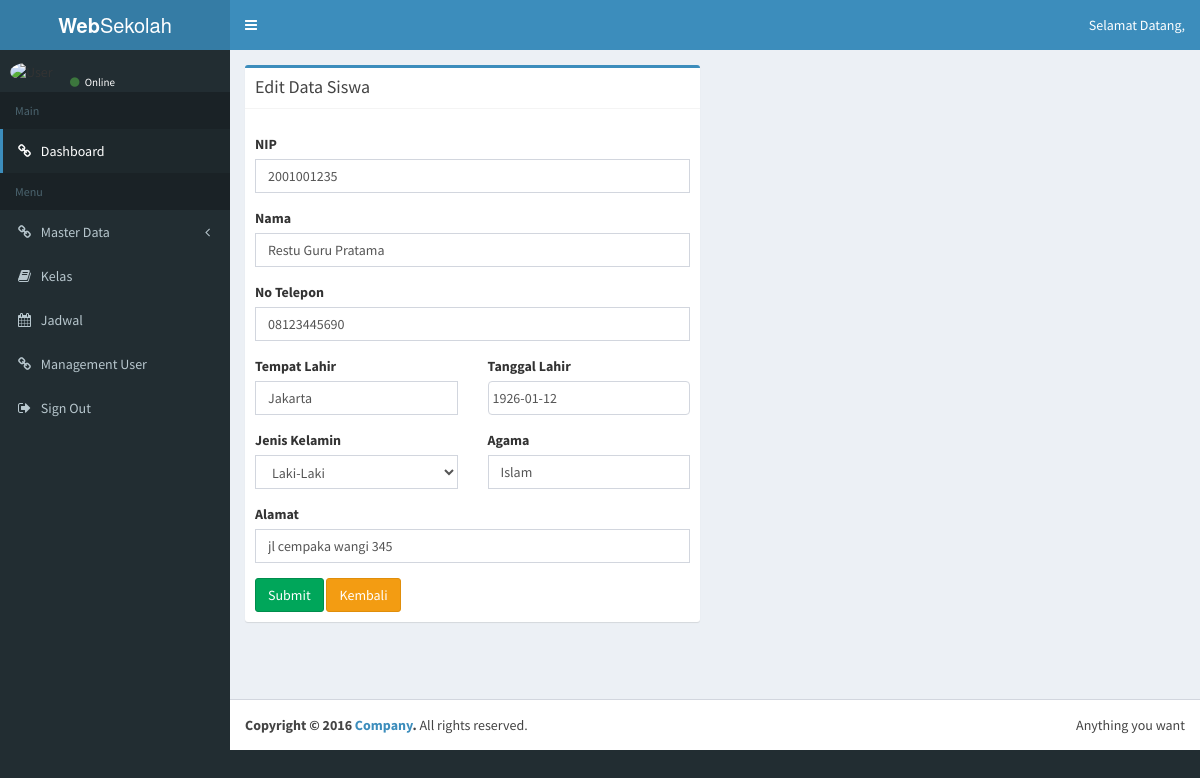
Screenshot of /admin/guru/editguru/1 with the database file from the repository.
### tables this page shows
CREATE TABLE `tb_guru` (
  `id_guru` int(11) NOT NULL,
  `nip` varchar(16) NOT NULL,
  `nama` varchar(128) NOT NULL,
  `no_telp` varchar(16) NOT NULL,
  `jenis_kelamin` varchar(16) NOT NULL,
  `agama` varchar(16) NOT NULL,
  `tempat_lahir` varchar(64) NOT NULL,
  `tanggal_lahir` date NOT NULL,
  `alamat` varchar(128) NOT NULL,
  `status` varchar(16) NOT NULL,
  `password` varchar(128) NOT NULL,
  `image` varchar(128) NOT NULL,
  `id_role` int(11) NOT NULL,
  `date_added` datetime NOT NULL
);

### application/controllers/admin/guru.php (called while the page is built, shortened)
<?php
class Guru extends CI_Controller
{
	public function __construct()
	{
		$this->load->model('Model_guru');
	}
	public function editguru($id)
	{
		$data['user'] = $this->db->get_where('tb_user', ['username' => $this->session->userdata('username')])->row_array();
		$this->form_validation->set_rules('nip', 'NIP', 'required|trim');
		$this->form_validation->set_rules('nama', 'Nama', 'required|trim');
		$this->form_validation->set_rules('no_telp', 'No Telepon', 'required|trim');
		$this->form_validation->set_rules('tempat_lahir', 'Tempat Lahir', 'required|trim');
		$this->form_validation->set_rules('tanggal_lahir', 'Tanggal Lahir', 'required|trim');
		$this->form_validation->set_rules('jenis_kelamin', 'Jenis Kelamin', 'required|trim');
		$this->form_validation->set_rules('agama', 'Agama', 'required|trim');
		$this->form_validation->set_rules('alamat', 'Alamat', 'required|trim');
		if($this->form_validation->run() == false)
		{
			$data['title'] = 'Edit Guru';
			$where = array('id_guru' => $id);
			$data['dataguru'] = $this->Model_guru->getby_id($where, 'tb_guru');
			$this->load->view('admin/layout/header', $data);
			$this->load->view('admin/layout/topbar', $data);
			$this->load->view('admin/layout/sidebar', $data);
			$this->load->view('admin/guru/edit_guru', $data);
			$this->load->view('admin/layout/footer', $data);
		}
	}
}

### index.php (called while the page is built, shortened)
<?php
require_once BASEPATH.'core/CodeIgniter.php';

### application/models/Model_guru.php (called while the page is built, shortened)
<?php
class Model_guru extends CI_Model
{
	public function getby_id($where)
	{
		return $this->db->get_where('tb_guru', $where)->result_array();
	}
}

### application/views/admin/guru/edit_guru.php (the view, shortened to what this page needs)
<div class="content-wrapper">
  <section class="content">
    <div class="row">
      <div class="col-md-6">
        <div class="box box-primary">
          <div class="box-header with-border">
            <h3 class="box-title">Edit Data Siswa</h3>
          </div>
          <div class="box-body">
            <?php foreach($dataguru as $guru) { ?>
              <form action="" method="post">
                <div class="form-group">
                  <label>NIP</label>
                  <input type="text" name="nip" id="nip" class="form-control" value="<?= $guru['nip']; ?>">
                </div>
                <div class="form-group">
                  <label>Nama</label>
                  <input type="text" name="nama" id="nama" class="form-control" value="<?= $guru['nama']; ?>">
                </div>
                <div class="form-group">
                  <label>No Telepon</label>
                  <input type="text" name="no_telp" id="no_telp" class="form-control" value="<?= $guru['no_telp']; ?>">
                </div>
                <div class="row">
                  <div class="form-group col-md-6">
                    <label>Tempat Lahir</label>
                    <input type="text" name="tempat_lahir" id="tempat_lahir" class="form-control" value="<?= $guru['tempat_lahir']; ?>">
                  </div>
                  <div class="form-group col-md-6">
                    <label>Tanggal Lahir</label>
                    <input type="text" name="tanggal_lahir" id="tanggal_lahir" class="form-control datepicker" value="<?= $guru['tanggal_lahir']; ?>">
                  </div>
                </div>
                <div class="row">
                  <div class="form-group col-md-6">
                    <label>Jenis Kelamin</label>
                    <select name="jenis_kelamin" class="form-control">
                      <option value="Laki-Laki" <?php if($guru['jenis_kelamin'] == 'Laki-Laki'){echo 'selected';} ?>>Laki-Laki</option>
                    </select>
                  </div>
                  <div class="form-group col-md-6">
                    <label>Agama</label>
                    <input type="text" name="agama" id="agama" class="form-control" value="<?= $guru['agama']; ?>">
                  </div>
                </div>
                <div class="form-group">
                  <label>Alamat</label>
                  <input type="text" name="alamat" id="alamat" class="form-control" value="<?= $guru['alamat']; ?>">
                </div>
                <button type="submit" class="btn btn-success">Submit</button>
                <a href="<?= base_url(); ?>admin/guru" class="btn btn-warning">Kembali</a>
              </form>
            <?php } ?>
          </div>
        </div>
      </div>
    </div>
  </section>
</div>

### rows the page displays
tb_guru: nip "2001001235", nama "Restu Guru Pratama", no_telp "08123445690", tempat_lahir "Jakarta", tanggal_lahir "1926-01-12", jenis_kelamin "Laki-Laki", agama "Islam", alamat "jl cempaka wangi 345"
